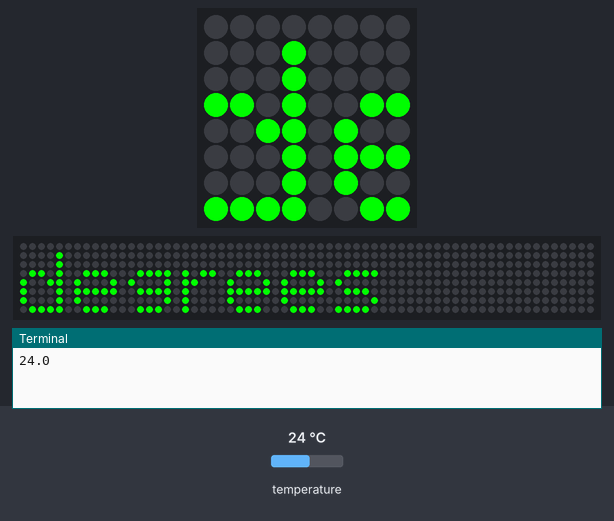
This program was run on a simulated Raspberry Pi (BCM pin numbers) with a Sense HAT. Shown: the Sense HAT's 8×8 RGB LED matrix, a strip that is not on the board, showing the scrolling text unrolled, the last lines printed to the terminal. The inputs (shaded band) are chosen by the test bench; at power-on: temperature 24 °C. The clock reads 2024-03-15 10:24:30 at power-on unless the program sets it; files the program writes start out absent; the 64×8 strip is a reading aid, not a part: it shows the text the matrix is scrolling, unrolled, one strip-width of it at a time.

Above: at 1.2 s.
1.3 s: temperature set to 12 °C
At 2.7 s:
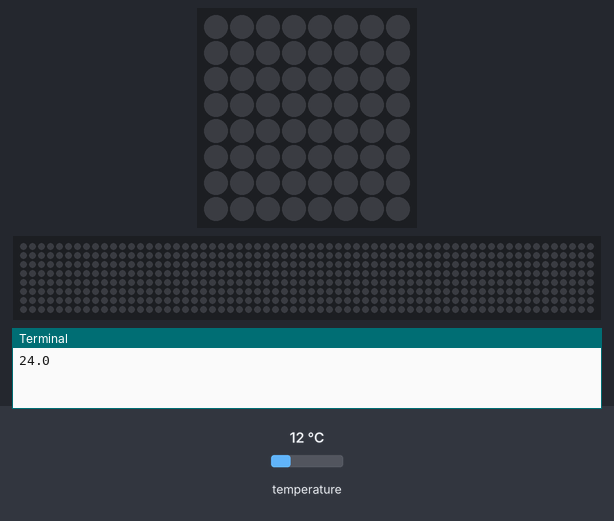
At 4.46 s:
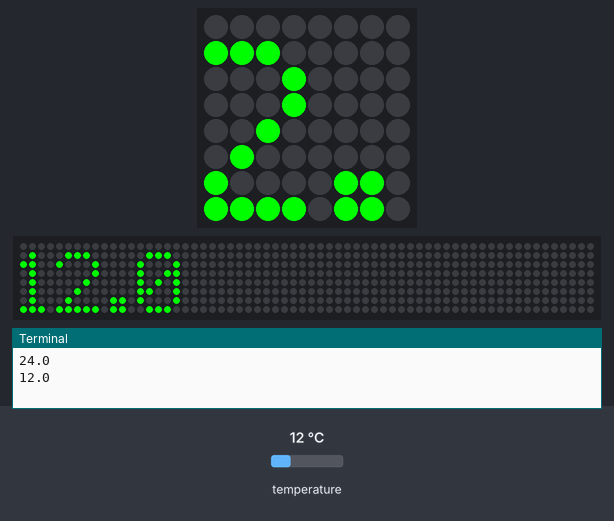
7.3 s: temperature set to 19 °C
At 8.37 s:
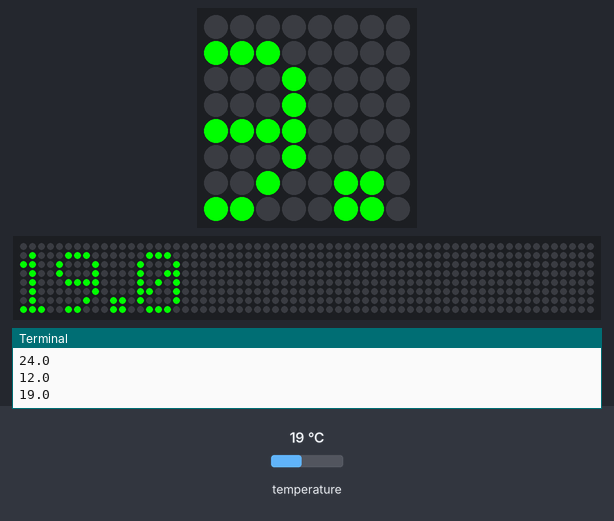
Timing chart, 0 to 10.3 s (numbered marks = the images above; inputs shaded):
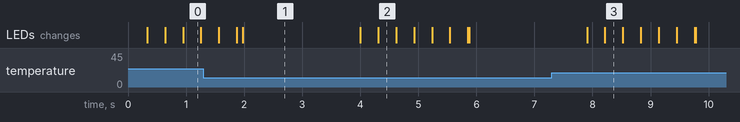

The program:

temp_driver.py
```python
from sense_emu import SenseHat
from time import sleep
import csv
from datetime import datetime
# You can change sense_emu to sense_hat for physical SenseHat hardware use
sense = SenseHat()

#method to return double temp as string
def get_temp_string ():
    temp = sense.get_temperature()
    return str(temp)

#Formats date to set as file name
date = datetime.now()
formatted_date = date.strftime("%m_%d_%Y")

#open file to write temp data
with open(formatted_date + '_readings' + '.csv', mode = 'w') as temp_file:

    #Create csvwriter object and write header
    temp_writer = csv.writer(temp_file, delimiter = ',', quotechar = "'", quoting = csv.QUOTE_MINIMAL)
    temp_writer.writerow(["Temperature", "Time"])

    #iterates for 5 readings
    read_count = 0
    while read_count != 5:

        #retrieve temp and increment count
        read_count += 1
        temp = get_temp_string()

        #print temp to console and set LED matrix
        print(temp)
        sense.show_message(temp + " degrees" , text_colour = [0, 255, 0], scroll_speed = 0.025)

        #take time and write line of data to .csv file
        date = datetime.now()
        temp_writer.writerow([temp, date.strftime("%H:%M:%S")])


        #freeze loop for 2 seconds
        sleep(2)

temp_file.close()
```

Measured:
- what the display in image 1 shows lasts 2.0 s, from 2.0 s to 4.0 s
